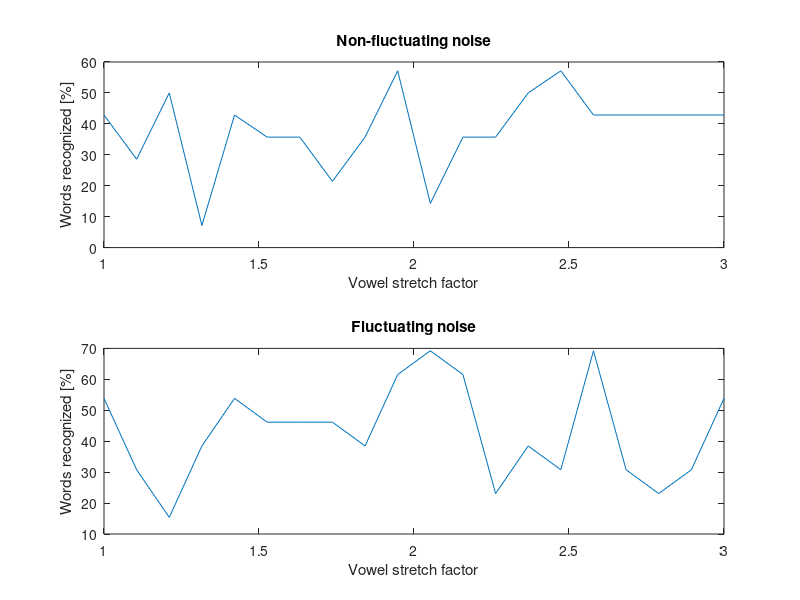
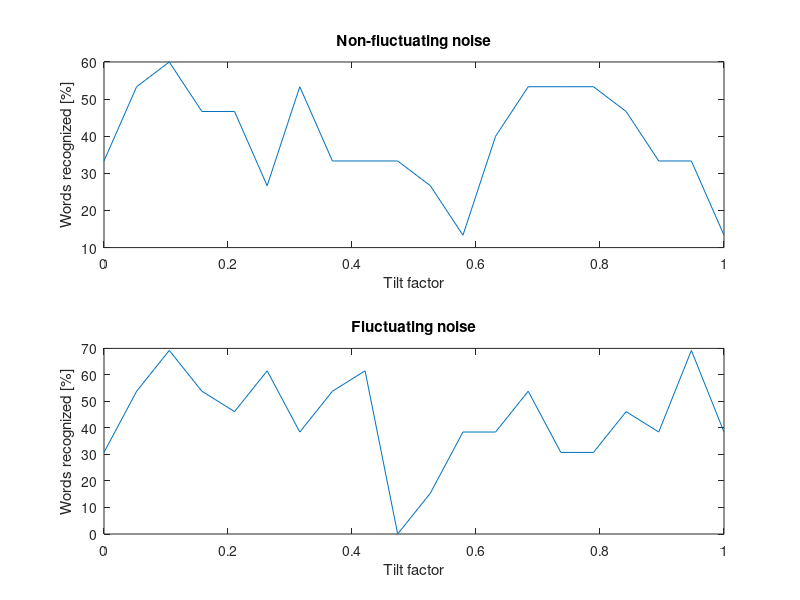
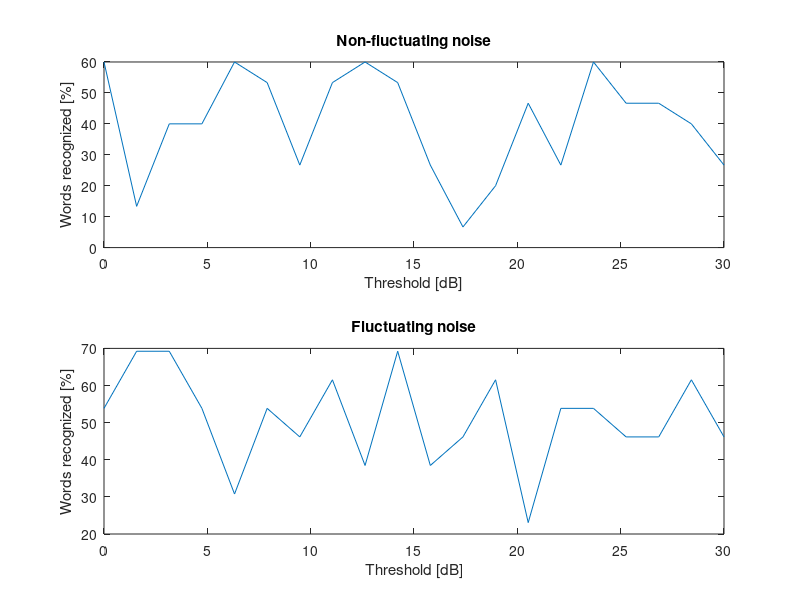

Write MATLAB code to recreate these figures, in order.
clear all;
close all;

load('RESULTS.mat');

stretch = linspace(1, 3, 20);
tilt = linspace(0, 1, 20);
compression = linspace(0, 30, 20);
alphabet = ['A' 'B' 'C' 'D' 'E' 'F' 'G' 'H' 'I' 'J' 'K' 'L' 'M' 'N' 'O' 'P' 'Q' 'R' 'S' 'T'];

% INPUT
% for i = 1:20
%     prompt = alphabet(i);
%     LL(i) = LL(i) + input(prompt);
% end

% NORMALIZE
Lombard_NF = (LA + LG) .* (1/14)*100;
Tilt_NF = (LB + LH) .* (1/15)*100;
Compress_NF = (LC + LI) .* (1/15)*100;
Lombard_F = (LD + LJ) .* (1/13)*100;
Tilt_F = (LE + LK) .* (1/13)*100;
Compress_F = (LF + LL) .* (1/13)*100;

%PLOT
figure;

subplot(2,1,1);
plot(stretch, Lombard_NF);
title('Non-fluctuating noise');
xlabel('Vowel stretch factor'); ylabel('Words recognized [%]')

subplot(2,1,2);
plot(stretch, Lombard_F);
title('Fluctuating noise');
xlabel('Vowel stretch factor'); ylabel('Words recognized [%]')

figure
subplot(2,1,1);
plot(tilt, Tilt_NF);
title('Non-fluctuating noise');
xlabel('Tilt factor'); ylabel('Words recognized [%]')

subplot(2,1,2);
plot(tilt, Tilt_F);
title('Fluctuating noise');
xlabel('Tilt factor'); ylabel('Words recognized [%]')

figure
subplot(2,1,1);
plot(compression, Compress_NF);
title('Non-fluctuating noise');
xlabel('Threshold [dB]'); ylabel('Words recognized [%]')

subplot(2,1,2);
plot(compression, Compress_F);
title('Fluctuating noise');
xlabel('Threshold [dB]'); ylabel('Words recognized [%]')
